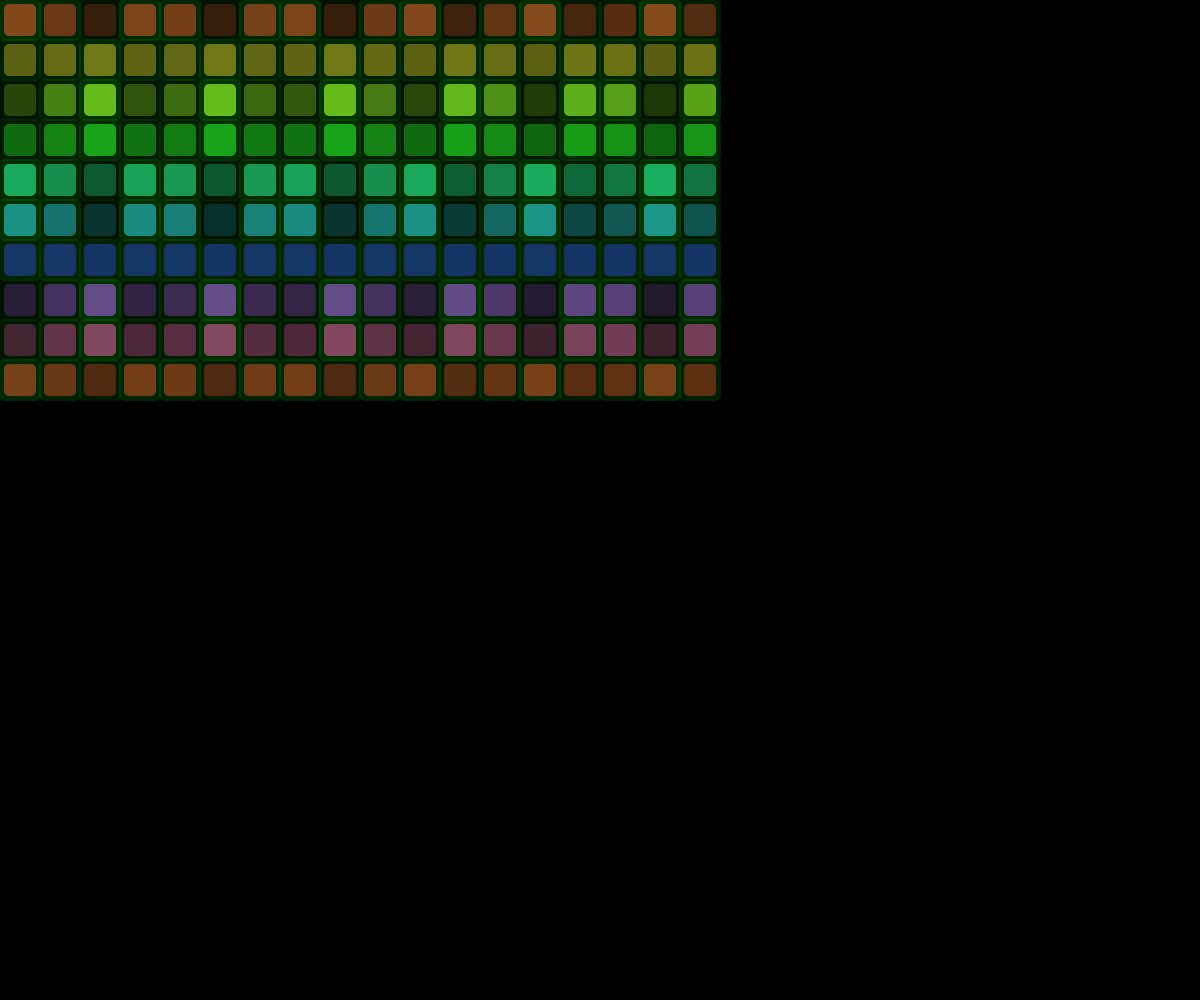
Frame 1 (no input)
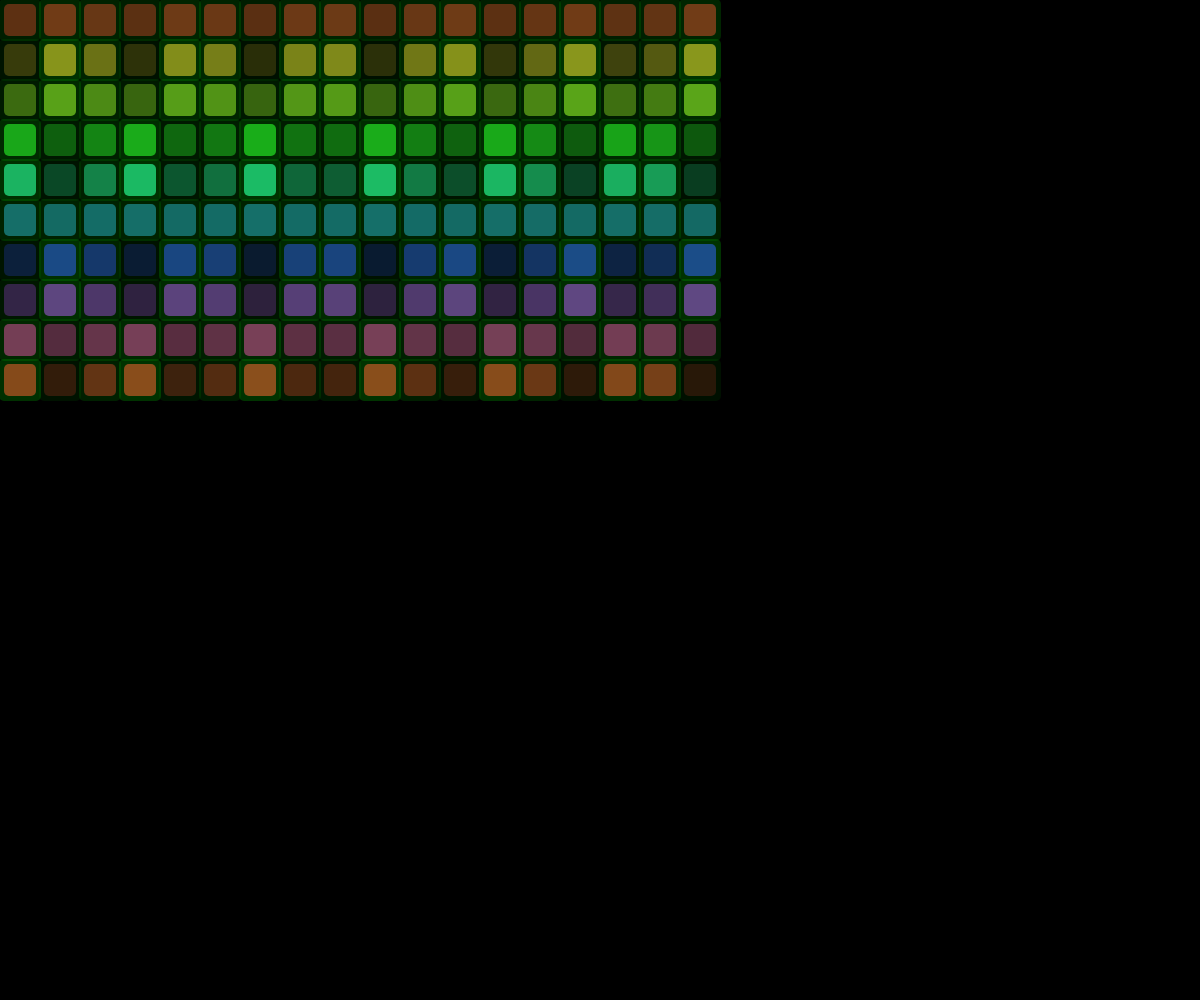
Frame 60 (no input)
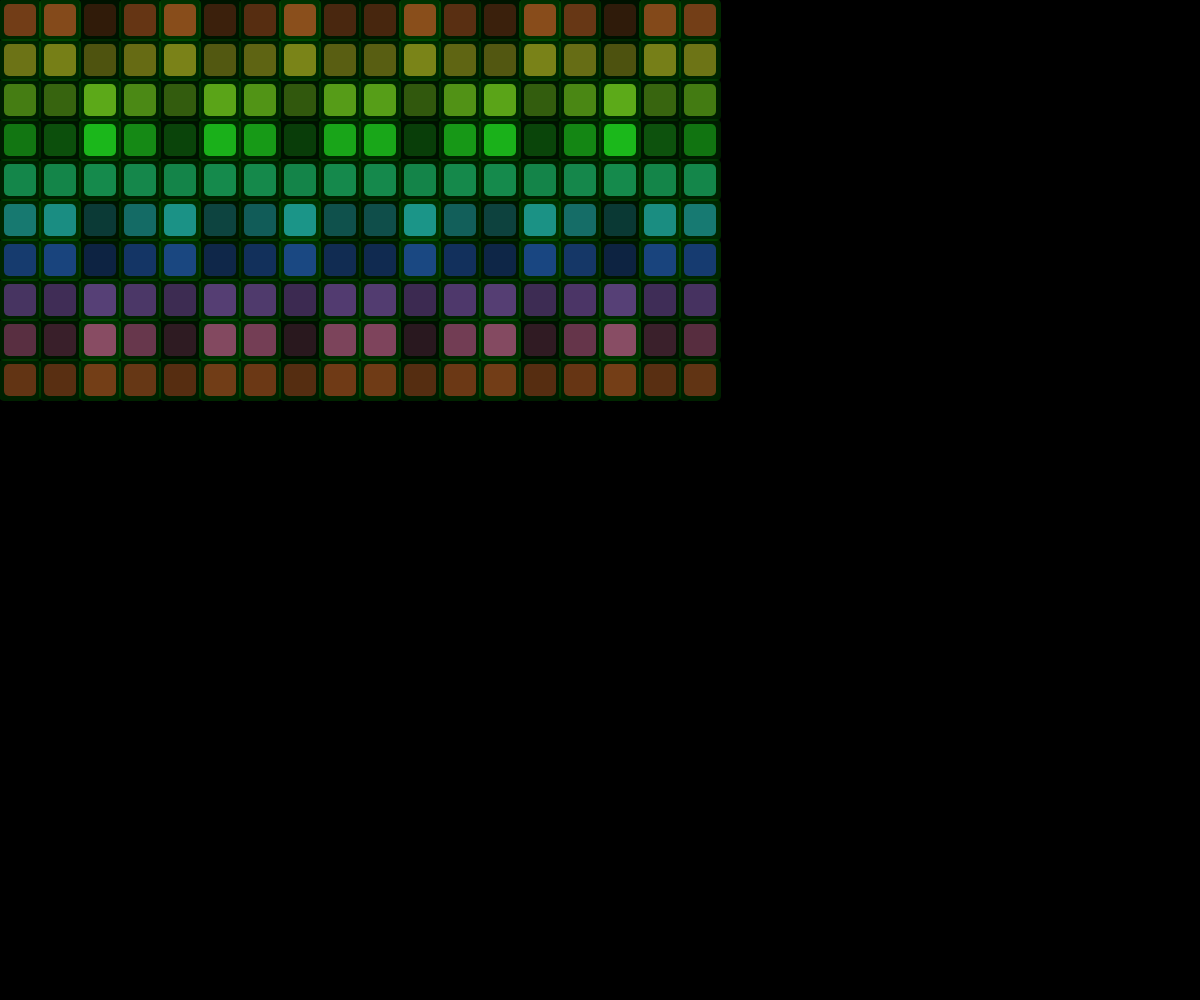
Frame 120 (the mouse pressed at the canvas centre since frame 60)

The p5.js sketch that drew these frames (run headless with seeded random() and noise() and a simulated clock; from frame 60 on, the mouse is pressed at the canvas centre):

// p5.js sketch
// ── sketch.js
let elements = [];
let rows = 10;
let cols = 18;
let tileSize = 40;
let glowOffset = 0;

function setup() {
  createCanvas(windowWidth, windowHeight);
  colorMode(HSB, 360, 100, 100, 1);
  
  // Create grid of elements
  for (let row = 0; row < rows; row++) {
    for (let col = 0; col < cols; col++) {
      elements.push({
        x: col * tileSize + tileSize/2,
        y: row * tileSize + tileSize/2,
        hue: map(row, 0, rows-1, 0, 360),
        sat: 80,
        bri: 90,
        size: tileSize * 0.8
      });
    }
  }
}

function draw() {
  background(0);
  
  // Update glow wave
  glowOffset += 0.02;
  
  // Draw elements with wave effect
  for (let i = 0; i < elements.length; i++) {
    let el = elements[i];
    
    // Calculate wave effect based on position and time
    let wave = sin(el.x * 0.05 + glowOffset) * cos(el.y * 0.03 + glowOffset);
    let intensity = map(wave, -1, 1, 0.2, 1);
    
    // Draw element tile with glow
    push();
    translate(el.x, el.y);
    
    // Base color
    fill(el.hue, el.sat, el.bri * intensity);
    noStroke();
    rectMode(CENTER);
    rect(0, 0, el.size, el.size, 5);
    
    // Glow effect
    let glow = map(wave, -1, 1, 0.3, 1);
    fill(120, 100, 50, glow * 0.4);
    rect(0, 0, el.size + 10, el.size + 10, 5);
    
    pop();
  }
}

function windowResized() {
  resizeCanvas(windowWidth, windowHeight);
}
